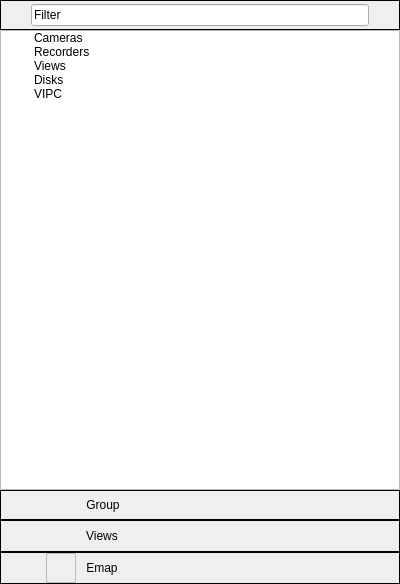
<?xml version="1.0" encoding="UTF-8"?>
<ui version="4.0">
 <class>VSCDeviceList</class>
 <widget class="QWidget" name="VSCDeviceList">
  <property name="geometry">
   <rect>
    <x>0</x>
    <y>0</y>
    <width>400</width>
    <height>584</height>
   </rect>
  </property>
  <property name="sizePolicy">
   <sizepolicy hsizetype="Preferred" vsizetype="Preferred">
    <horstretch>0</horstretch>
    <verstretch>0</verstretch>
   </sizepolicy>
  </property>
  <property name="minimumSize">
   <size>
    <width>280</width>
    <height>0</height>
   </size>
  </property>
  <property name="maximumSize">
   <size>
    <width>400</width>
    <height>16777215</height>
   </size>
  </property>
  <property name="windowTitle">
   <string/>
  </property>
  <property name="styleSheet">
   <string notr="true"/>
  </property>
  <layout class="QVBoxLayout" name="verticalLayout_2">
   <property name="spacing">
    <number>0</number>
   </property>
   <property name="leftMargin">
    <number>0</number>
   </property>
   <property name="topMargin">
    <number>0</number>
   </property>
   <property name="rightMargin">
    <number>0</number>
   </property>
   <property name="bottomMargin">
    <number>0</number>
   </property>
   <item>
    <widget class="QFrame" name="frame_5">
     <property name="minimumSize">
      <size>
       <width>0</width>
       <height>30</height>
      </size>
     </property>
     <property name="maximumSize">
      <size>
       <width>16777215</width>
       <height>30</height>
      </size>
     </property>
     <property name="layoutDirection">
      <enum>Qt::LeftToRight</enum>
     </property>
     <property name="styleSheet">
      <string notr="true"/>
     </property>
     <property name="frameShape">
      <enum>QFrame::Box</enum>
     </property>
     <property name="frameShadow">
      <enum>QFrame::Plain</enum>
     </property>
     <layout class="QHBoxLayout" name="horizontalLayout_4">
      <property name="spacing">
       <number>0</number>
      </property>
      <property name="leftMargin">
       <number>0</number>
      </property>
      <property name="topMargin">
       <number>0</number>
      </property>
      <property name="rightMargin">
       <number>0</number>
      </property>
      <property name="bottomMargin">
       <number>0</number>
      </property>
      <item>
       <widget class="QPushButton" name="pushButton_2">
        <property name="minimumSize">
         <size>
          <width>30</width>
          <height>30</height>
         </size>
        </property>
        <property name="maximumSize">
         <size>
          <width>30</width>
          <height>30</height>
         </size>
        </property>
        <property name="styleSheet">
         <string notr="true">QPushButton:hover {
border:none;
color:white;
background-color: rgb(85, 170, 255);}
QPushButton:pressed {
background-color: rgb(200, 200, 200);}</string>
        </property>
        <property name="text">
         <string/>
        </property>
        <property name="icon">
         <iconset resource="vscmainwindows.qrc">
          <normaloff>:/action/resources/search.png</normaloff>:/action/resources/search.png</iconset>
        </property>
        <property name="iconSize">
         <size>
          <width>30</width>
          <height>30</height>
         </size>
        </property>
        <property name="flat">
         <bool>true</bool>
        </property>
       </widget>
      </item>
      <item>
       <widget class="QLineEdit" name="lineEdit">
        <property name="text">
         <string>Filter</string>
        </property>
       </widget>
      </item>
      <item>
       <widget class="QPushButton" name="pushButton">
        <property name="minimumSize">
         <size>
          <width>30</width>
          <height>30</height>
         </size>
        </property>
        <property name="maximumSize">
         <size>
          <width>30</width>
          <height>30</height>
         </size>
        </property>
        <property name="styleSheet">
         <string notr="true">QPushButton:hover {
border:none;
color:white;
background-color: rgb(85, 170, 255);}
QPushButton:pressed {
background-color: rgb(200, 200, 200);}</string>
        </property>
        <property name="text">
         <string/>
        </property>
        <property name="icon">
         <iconset resource="vscmainwindows.qrc">
          <normaloff>:/action/resources/cancel.png</normaloff>:/action/resources/cancel.png</iconset>
        </property>
        <property name="iconSize">
         <size>
          <width>30</width>
          <height>30</height>
         </size>
        </property>
        <property name="flat">
         <bool>true</bool>
        </property>
       </widget>
      </item>
     </layout>
    </widget>
   </item>
   <item>
    <widget class="VSCDeviceTree" name="treeWidget">
     <property name="iconSize">
      <size>
       <width>20</width>
       <height>20</height>
      </size>
     </property>
     <property name="horizontalScrollMode">
      <enum>QAbstractItemView::ScrollPerItem</enum>
     </property>
     <property name="indentation">
      <number>30</number>
     </property>
     <property name="rootIsDecorated">
      <bool>true</bool>
     </property>
     <property name="uniformRowHeights">
      <bool>false</bool>
     </property>
     <property name="itemsExpandable">
      <bool>true</bool>
     </property>
     <property name="animated">
      <bool>true</bool>
     </property>
     <property name="wordWrap">
      <bool>false</bool>
     </property>
     <property name="headerHidden">
      <bool>true</bool>
     </property>
     <property name="expandsOnDoubleClick">
      <bool>true</bool>
     </property>
     <property name="columnCount">
      <number>1</number>
     </property>
     <attribute name="headerCascadingSectionResizes">
      <bool>true</bool>
     </attribute>
     <attribute name="headerShowSortIndicator" stdset="0">
      <bool>true</bool>
     </attribute>
     <column>
      <property name="text">
       <string>VS Cloud</string>
      </property>
     </column>
     <item>
      <property name="text">
       <string>Cameras</string>
      </property>
      <property name="icon">
       <iconset resource="vscmainwindows.qrc">
        <normaloff>:/device/resources/dome.png</normaloff>:/device/resources/dome.png</iconset>
      </property>
     </item>
     <item>
      <property name="text">
       <string>Recorders</string>
      </property>
      <property name="icon">
       <iconset resource="vscmainwindows.qrc">
        <normaloff>:/action/resources/computer.png</normaloff>:/action/resources/computer.png</iconset>
      </property>
     </item>
     <item>
      <property name="text">
       <string>Views</string>
      </property>
      <property name="icon">
       <iconset resource="vscmainwindows.qrc">
        <normaloff>:/device/resources/view.png</normaloff>:/device/resources/view.png</iconset>
      </property>
     </item>
     <item>
      <property name="text">
       <string>Disks</string>
      </property>
      <property name="icon">
       <iconset resource="vscmainwindows.qrc">
        <normaloff>:/device/resources/harddisk.png</normaloff>:/device/resources/harddisk.png</iconset>
      </property>
     </item>
     <item>
      <property name="text">
       <string>VIPC</string>
      </property>
      <property name="icon">
       <iconset resource="vscmainwindows.qrc">
        <normaloff>:/device/resources/virtualipc.png</normaloff>:/device/resources/virtualipc.png</iconset>
      </property>
     </item>
    </widget>
   </item>
   <item>
    <widget class="QFrame" name="frame">
     <property name="minimumSize">
      <size>
       <width>0</width>
       <height>30</height>
      </size>
     </property>
     <property name="maximumSize">
      <size>
       <width>16777215</width>
       <height>30</height>
      </size>
     </property>
     <property name="styleSheet">
      <string notr="true">QWidget:hover {
background-color: rgb(200, 200, 200);}
QWidget:pressed {
background-color: rgb(200, 200, 200);}</string>
     </property>
     <property name="frameShape">
      <enum>QFrame::Box</enum>
     </property>
     <property name="frameShadow">
      <enum>QFrame::Plain</enum>
     </property>
     <layout class="QHBoxLayout" name="horizontalLayout">
      <property name="spacing">
       <number>10</number>
      </property>
      <property name="leftMargin">
       <number>45</number>
      </property>
      <property name="topMargin">
       <number>0</number>
      </property>
      <property name="rightMargin">
       <number>0</number>
      </property>
      <property name="bottomMargin">
       <number>0</number>
      </property>
      <item>
       <widget class="QWidget" name="widget_4" native="true">
        <property name="minimumSize">
         <size>
          <width>30</width>
          <height>30</height>
         </size>
        </property>
        <property name="maximumSize">
         <size>
          <width>30</width>
          <height>30</height>
         </size>
        </property>
        <property name="autoFillBackground">
         <bool>false</bool>
        </property>
        <property name="styleSheet">
         <string notr="true">image: url(:/device/resources/camera.png);</string>
        </property>
       </widget>
      </item>
      <item>
       <widget class="QLabel" name="lbRecorder">
        <property name="styleSheet">
         <string notr="true"/>
        </property>
        <property name="text">
         <string>Group</string>
        </property>
        <property name="alignment">
         <set>Qt::AlignCenter</set>
        </property>
       </widget>
      </item>
      <item>
       <spacer name="horizontalSpacer">
        <property name="orientation">
         <enum>Qt::Horizontal</enum>
        </property>
        <property name="sizeHint" stdset="0">
         <size>
          <width>40</width>
          <height>20</height>
         </size>
        </property>
       </spacer>
      </item>
     </layout>
    </widget>
   </item>
   <item>
    <layout class="QVBoxLayout" name="verticalLayout">
     <item>
      <widget class="QFrame" name="frame_2">
       <property name="minimumSize">
        <size>
         <width>0</width>
         <height>30</height>
        </size>
       </property>
       <property name="styleSheet">
        <string notr="true">QWidget:hover {
background-color: rgb(200, 200, 200);}
QWidget:pressed {
background-color: rgb(200, 200, 200);}</string>
       </property>
       <property name="frameShape">
        <enum>QFrame::Box</enum>
       </property>
       <layout class="QHBoxLayout" name="horizontalLayout_2">
        <property name="spacing">
         <number>10</number>
        </property>
        <property name="leftMargin">
         <number>45</number>
        </property>
        <property name="topMargin">
         <number>0</number>
        </property>
        <property name="rightMargin">
         <number>0</number>
        </property>
        <property name="bottomMargin">
         <number>0</number>
        </property>
        <item>
         <widget class="QWidget" name="widget" native="true">
          <property name="minimumSize">
           <size>
            <width>30</width>
            <height>30</height>
           </size>
          </property>
          <property name="maximumSize">
           <size>
            <width>30</width>
            <height>30</height>
           </size>
          </property>
          <property name="styleSheet">
           <string notr="true">image: url(:/device/resources/view.png);</string>
          </property>
         </widget>
        </item>
        <item>
         <widget class="QLabel" name="lbRecorder_2">
          <property name="styleSheet">
           <string notr="true"/>
          </property>
          <property name="text">
           <string>Views</string>
          </property>
          <property name="alignment">
           <set>Qt::AlignCenter</set>
          </property>
         </widget>
        </item>
        <item>
         <spacer name="horizontalSpacer_2">
          <property name="orientation">
           <enum>Qt::Horizontal</enum>
          </property>
          <property name="sizeHint" stdset="0">
           <size>
            <width>40</width>
            <height>20</height>
           </size>
          </property>
         </spacer>
        </item>
       </layout>
      </widget>
     </item>
     <item>
      <widget class="QFrame" name="frame_3">
       <property name="minimumSize">
        <size>
         <width>0</width>
         <height>30</height>
        </size>
       </property>
       <property name="styleSheet">
        <string notr="true">QWidget:hover {
background-color: rgb(200, 200, 200);}
QWidget:pressed {
background-color: rgb(200, 200, 200);}</string>
       </property>
       <property name="frameShape">
        <enum>QFrame::Box</enum>
       </property>
       <layout class="QHBoxLayout" name="horizontalLayout_3">
        <property name="spacing">
         <number>10</number>
        </property>
        <property name="leftMargin">
         <number>45</number>
        </property>
        <property name="topMargin">
         <number>0</number>
        </property>
        <property name="rightMargin">
         <number>0</number>
        </property>
        <property name="bottomMargin">
         <number>0</number>
        </property>
        <item>
         <widget class="QFrame" name="frame_4">
          <property name="minimumSize">
           <size>
            <width>30</width>
            <height>30</height>
           </size>
          </property>
          <property name="maximumSize">
           <size>
            <width>30</width>
            <height>30</height>
           </size>
          </property>
          <property name="styleSheet">
           <string notr="true">image: url(:/action/resources/map.png);</string>
          </property>
          <property name="frameShape">
           <enum>QFrame::StyledPanel</enum>
          </property>
          <property name="frameShadow">
           <enum>QFrame::Raised</enum>
          </property>
         </widget>
        </item>
        <item>
         <widget class="QLabel" name="lbRecorder_3">
          <property name="styleSheet">
           <string notr="true"/>
          </property>
          <property name="text">
           <string>Emap</string>
          </property>
          <property name="alignment">
           <set>Qt::AlignCenter</set>
          </property>
         </widget>
        </item>
        <item>
         <spacer name="horizontalSpacer_3">
          <property name="orientation">
           <enum>Qt::Horizontal</enum>
          </property>
          <property name="sizeHint" stdset="0">
           <size>
            <width>40</width>
            <height>20</height>
           </size>
          </property>
         </spacer>
        </item>
       </layout>
      </widget>
     </item>
    </layout>
   </item>
  </layout>
 </widget>
 <layoutdefault spacing="0" margin="0"/>
 <customwidgets>
  <customwidget>
   <class>VSCDeviceTree</class>
   <extends>QTreeWidget</extends>
   <header>vscdevicetree.h</header>
  </customwidget>
 </customwidgets>
 <resources>
  <include location="vscmainwindows.qrc"/>
 </resources>
 <connections/>
</ui>
